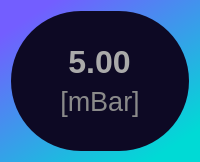
                 <widget class="QFrame" name="frame_35">
                  <property name="sizePolicy">
                   <sizepolicy hsizetype="Fixed" vsizetype="Fixed">
                    <horstretch>0</horstretch>
                    <verstretch>0</verstretch>
                   </sizepolicy>
                  </property>
                  <property name="minimumSize">
                   <size>
                    <width>160</width>
                    <height>160</height>
                   </size>
                  </property>
                  <property name="maximumSize">
                   <size>
                    <width>200</width>
                    <height>200</height>
                   </size>
                  </property>
                  <property name="styleSheet">
                   <string notr="true">background-color: qlineargradient(spread:pad, x1:0.898305, y1:0.880682, x2:0.226, y2:0.0397727, stop:0 rgba(0, 218, 213, 255), stop:1 rgba(115, 94, 255, 255));
border: none;
border-radius: 80px;</string>
                  </property>
                  <property name="frameShape">
                   <enum>QFrame::Shape::StyledPanel</enum>
                  </property>
                  <property name="frameShadow">
                   <enum>QFrame::Shadow::Raised</enum>
                  </property>
                  <layout class="QHBoxLayout" name="horizontalLayout_23">
                   <item>
                    <widget class="QFrame" name="frame_37">
                     <property name="sizePolicy">
                      <sizepolicy hsizetype="Fixed" vsizetype="Fixed">
                       <horstretch>0</horstretch>
                       <verstretch>0</verstretch>
                      </sizepolicy>
                     </property>
                     <property name="minimumSize">
                      <size>
                       <width>140</width>
                       <height>140</height>
                      </size>
                     </property>
                     <property name="maximumSize">
                      <size>
                       <width>180</width>
                       <height>180</height>
                      </size>
                     </property>
                     <property name="styleSheet">
                      <string notr="true">background-color: rgb(13, 9, 36);
border-radius: 70px;</string>
                     </property>
                     <property name="frameShape">
                      <enum>QFrame::Shape::NoFrame</enum>
                     </property>
                     <property name="frameShadow">
                      <enum>QFrame::Shadow::Raised</enum>
                     </property>
                     <layout class="QHBoxLayout" name="horizontalLayout_24">
                      <item alignment="Qt::AlignmentFlag::AlignHCenter|Qt::AlignmentFlag::AlignVCenter">
                       <widget class="QFrame" name="frame_53">
                        <property name="sizePolicy">
                         <sizepolicy hsizetype="Fixed" vsizetype="Fixed">
                          <horstretch>0</horstretch>
                          <verstretch>0</verstretch>
                         </sizepolicy>
                        </property>
                        <property name="minimumSize">
                         <size>
                          <width>70</width>
                          <height>70</height>
                         </size>
                        </property>
                        <property name="maximumSize">
                         <size>
                          <width>16777215</width>
                          <height>16777215</height>
                         </size>
                        </property>
                        <property name="styleSheet">
                         <string notr="true">border: none;
background-color: transparent;</string>
                        </property>
                        <property name="frameShape">
                         <enum>QFrame::Shape::NoFrame</enum>
                        </property>
                        <property name="frameShadow">
                         <enum>QFrame::Shadow::Raised</enum>
                        </property>
                        <layout class="QVBoxLayout" name="verticalLayout_4">
                         <item alignment="Qt::AlignmentFlag::AlignHCenter|Qt::AlignmentFlag::AlignVCenter">
                          <widget class="QLabel" name="read_pressure">
                           <property name="sizePolicy">
                            <sizepolicy hsizetype="Minimum" vsizetype="Minimum">
                             <horstretch>0</horstretch>
                             <verstretch>0</verstretch>
                            </sizepolicy>
                           </property>
                           <property name="minimumSize">
                            <size>
                             <width>0</width>
                             <height>0</height>
                            </size>
                           </property>
                           <property name="maximumSize">
                            <size>
                             <width>16777215</width>
                             <height>16777215</height>
                            </size>
                           </property>
                           <property name="font">
                            <font>
                             <pointsize>24</pointsize>
                             <bold>true</bold>
                            </font>
                           </property>
                           <property name="styleSheet">
                            <string notr="true">color: rgb(170, 170, 170);</string>
                           </property>
                           <property name="text">
                            <string>5.00</string>
                           </property>
                           <property name="alignment">
                            <set>Qt::AlignmentFlag::AlignCenter</set>
                           </property>
                          </widget>
                         </item>
                         <item alignment="Qt::AlignmentFlag::AlignHCenter|Qt::AlignmentFlag::AlignVCenter">
                          <widget class="QLabel" name="label_32">
                           <property name="font">
                            <font>
                             <pointsize>20</pointsize>
                             <bold>false</bold>
                            </font>
                           </property>
                           <property name="styleSheet">
                            <string notr="true">color: rgb(138, 138, 138);</string>
                           </property>
                           <property name="text">
                            <string>[mBar]</string>
                           </property>
                           <property name="alignment">
                            <set>Qt::AlignmentFlag::AlignCenter</set>
                           </property>
                          </widget>
                         </item>
                        </layout>
                        <zorder>label_32</zorder>
                        <zorder>read_pressure</zorder>
                       </widget>
                      </item>
                     </layout>
                    </widget>
                   </item>
                  </layout>
                 </widget>
